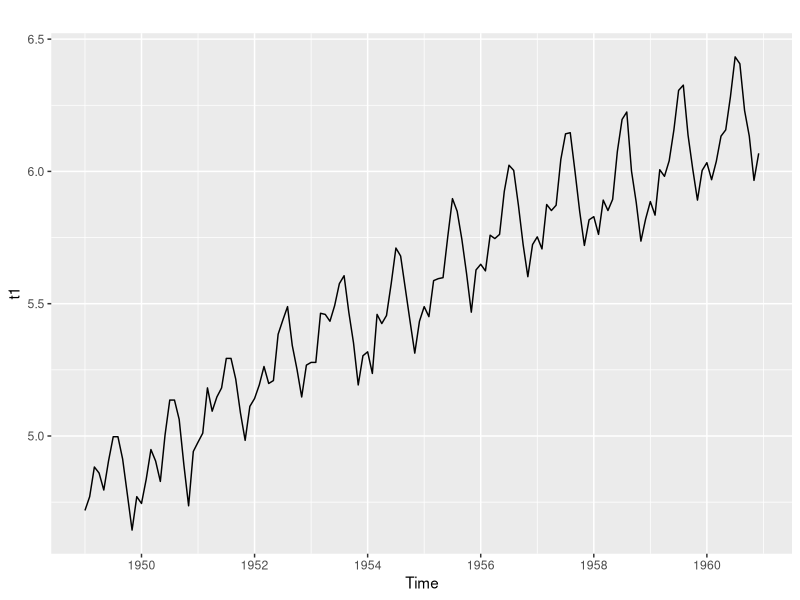
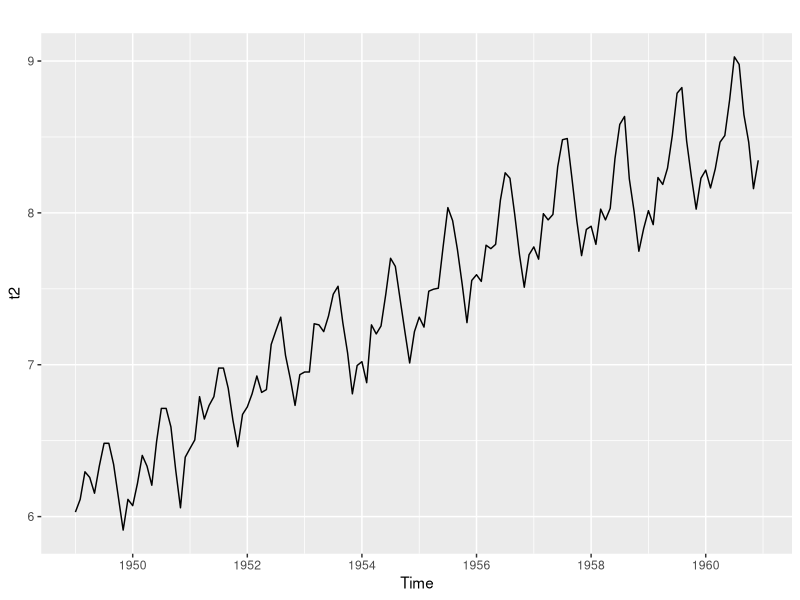
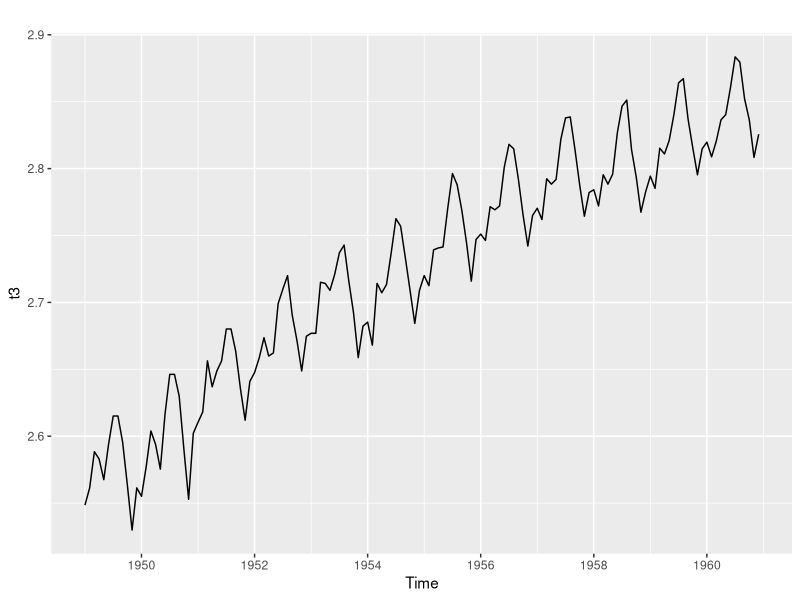
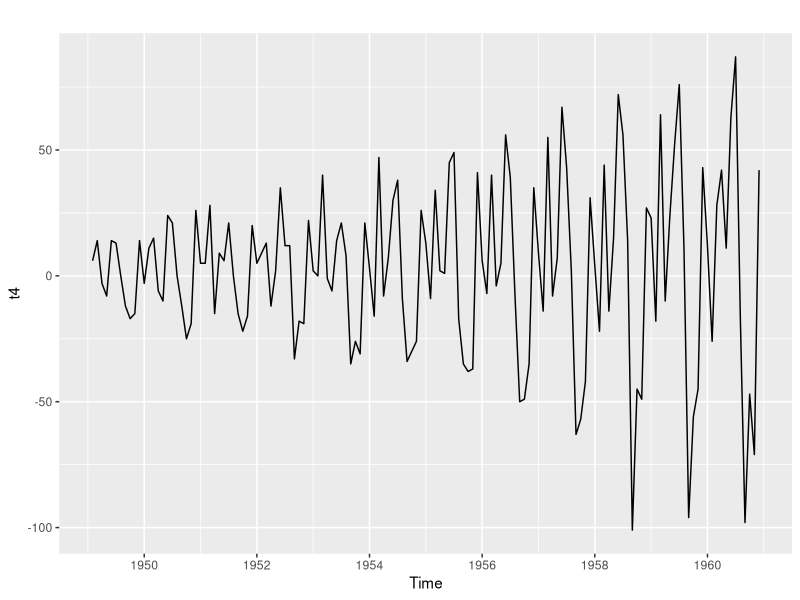
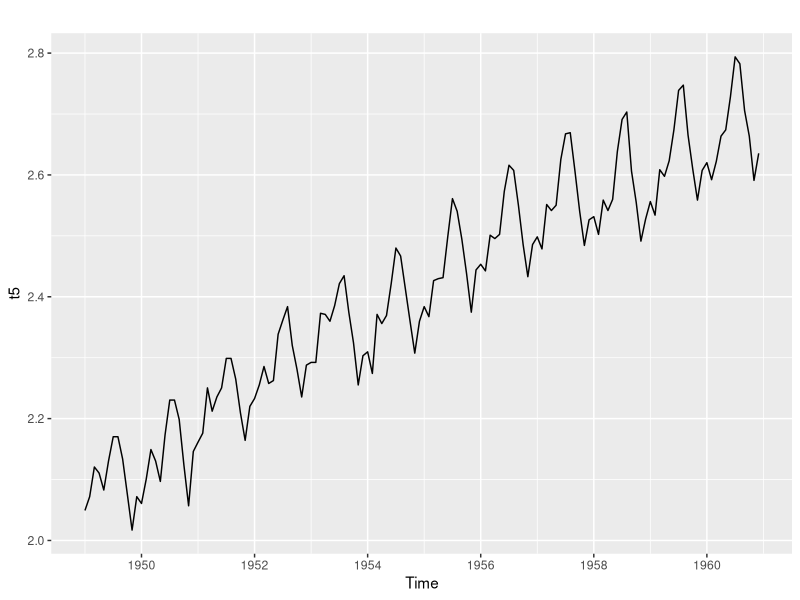
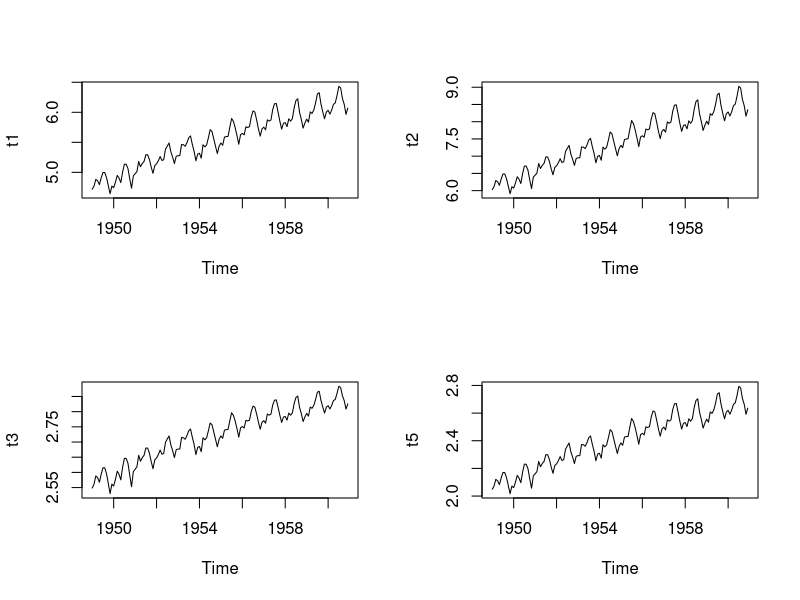

Source code (R) for these figures, in order:
library(forecast)
library(ggplot2)

#lambda = 0, logaritmica 
t1 = BoxCox(AirPassengers,lambda =0 )
autoplot(t1)

#lambda = 0.34 
t2 = BoxCox(AirPassengers,lambda =.1 )
autoplot(t2)

#gera labda automático
lbd = BoxCox.lambda(AirPassengers)
print(lbd)
t3 = BoxCox(AirPassengers,lambda =lbd )
autoplot(t3)

#diferenciacao 
t4 = diff(AirPassengers)
autoplot(t4)

#logaritmica
t5 = log10(AirPassengers)
autoplot(t5)

split.screen( figs = c( 2, 2 ) )
screen(1)
plot(t1)
screen(2)
plot(t2)
screen(3)
plot(t3)
screen(4)
plot(t5)
close.screen( all = TRUE )




